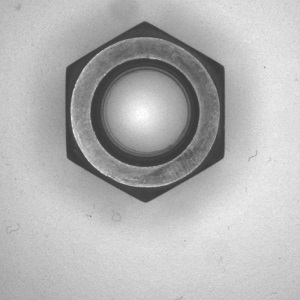
#> input picture images/M8.jpg, 300 x 300 px
$ python edge_detection.py   (older library calls are emulated)
#> lines starting #> are read from the running program, lines starting #| are printed output that depends on the picture; after the words box and inside, x2 and y2 are one past the last pixel; in counts of white or black regions, pixels touching at a corner belong together
import cv2
import numpy as np

# loading image in gray level
img = cv2.imread('images/M8.jpg', 0)
#> img is the input picture: shape (300, 300); min 53, max 255, mean 179.6
cv2.imshow('origin gray level', img)

# remove noise
img_rmnoise = cv2.GaussianBlur(img, (3,3), 0)
cv2.imshow('remove the noise', img_rmnoise)

# convolute with proper kernels
laplacian = cv2.Laplacian(img_rmnoise, cv2.CV_64F)
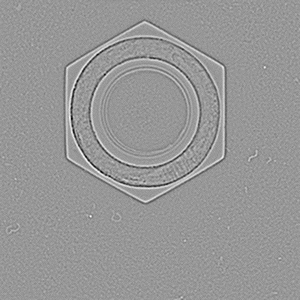
#> laplacian: shape (300, 300) float64; min -66, max 45, mean 0; drawn with min black and max white
sobelx = cv2.Sobel(img_rmnoise, cv2.CV_64F, 1, 0, ksize=5)  # x
sobely = cv2.Sobel(img_rmnoise, cv2.CV_64F, 0, 1, ksize=5)  # y
sobel = cv2.Sobel(img_rmnoise, cv2.CV_64F, 1, 1, ksize=5)  # y
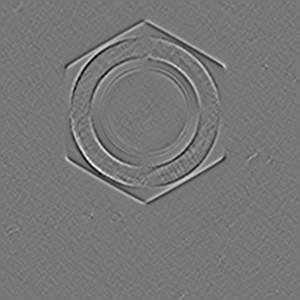
#> sobel: shape (300, 300) float64; min -731, max 823, mean 0; drawn with min black and max white

# show the result by different kernel
cv2.imshow('laplacian', laplacian)
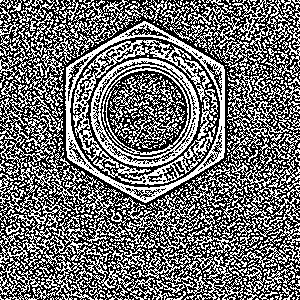
#> window 'laplacian': shape (300, 300); 43.8% white in thin lines or dots
cv2.imshow('sobel x', sobelx)
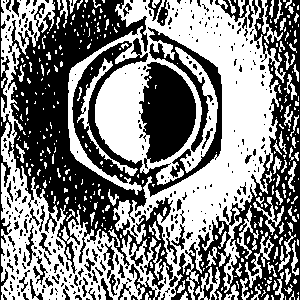
#> window 'sobel x': shape (300, 300); 51.1% white; 367 black regions (296 under 20 px), largest, box (x1, y1, x2, y2) and area: (8, 0, 222, 290) 22533, (171, 0, 300, 300) 10883, (139, 62, 196, 169) 4030
cv2.imshow('sobel y', sobely)
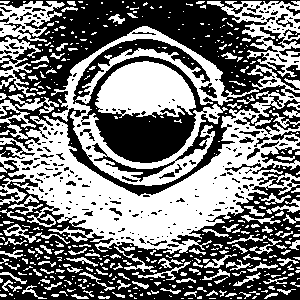
#> window 'sobel y': shape (300, 300); 47.3% white; 469 white regions (341 under 20 px), largest, box (x1, y1, x2, y2) and area: (0, 65, 300, 254) 18743, (51, 26, 259, 186) 6669, (95, 61, 196, 118) 4059
cv2.imshow('sobel', sobel)
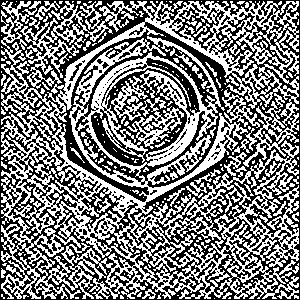
#> window 'sobel': shape (300, 300); 48.4% white in thin lines or dots

# set trackbar for the canny edge detection
def CannyThreshold(low):
    canny = cv2.Canny(img_rmnoise, low, high*ratio, apertureSize = kernel_size)
    dst = cv2.bitwise_and(canny, canny, mask = img_rmnoise)  # just add some colours to edges from original image
    cv2.imshow('canny', dst)

low = 0
high = 100
ratio = 3
kernel_size = 3
canny = cv2.Canny(img_rmnoise, low, high, apertureSize = kernel_size)
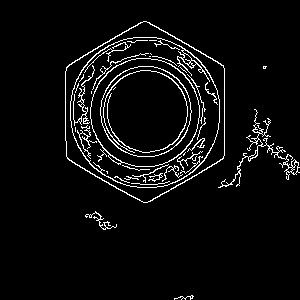
#> canny: shape (300, 300); 4.9% white in thin lines or dots, all inside (x1, y1, x2, y2) = (65, 21, 300, 300)
cv2.imshow('canny', canny)
# cv2.namedWindow('canny')
cv2.createTrackbar('Min threshold', 'canny', low, high, CannyThreshold)

cv2.waitKey(0)
